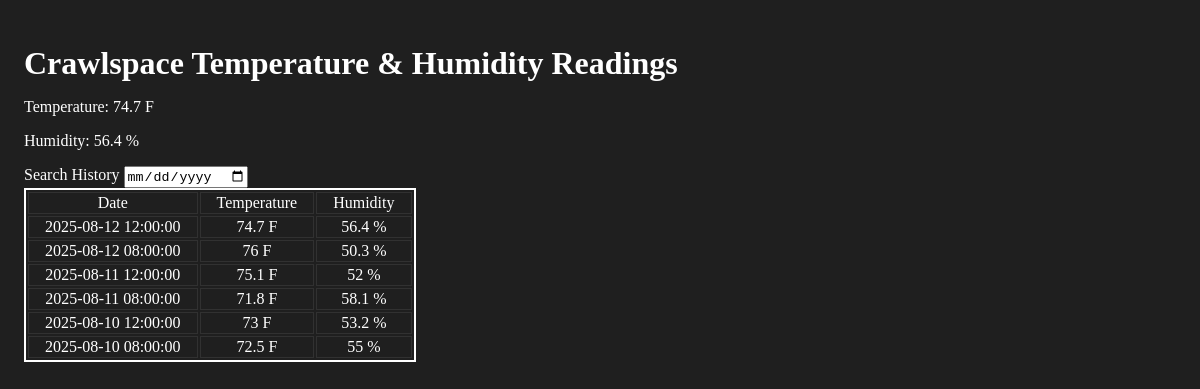
The page / on the database its author committed.
### tables this page shows
CREATE TABLE dhtreadings_test (
  id INTEGER PRIMARY KEY AUTOINCREMENT,
  temperature NUMERIC,
  humidity NUMERIC,
  timestamp TEXT,   -- ISO8601: "YYYY-MM-DD HH:MM:SS"
  device TEXT
);

### app.py (the view)
@app.route("/")
def web_app():
    cur = get_db().cursor()
    raw_date = request.args.get("date")
    valid_date = None
    if raw_date:
        try:
            datetime.strptime(raw_date, "%Y-%m-%d")
            valid_date = raw_date
        except ValueError:
            valid_date = None  # fall back to all
    if valid_date:
        history = cur.execute(SEARCH_QUERY, (valid_date,)).fetchall()
    else:
        history = cur.execute(ALL_QUERY).fetchall()
    latest = cur.execute(LATEST_QUERY).fetchone()
    history_for_chart = list(reversed(history))
    chart_labels = [row["timestamp"] for row in history_for_chart]      # ISO strings → Plotly time axis
    chart_temperature = [row["temperature"] for row in history_for_chart]
    chart_humidity = [row["humidity"] for row in history_for_chart]
    if latest is None:
        latest = {"temperature": "N/A", "humidity": "N/A", "timestamp": "N/A"}
    return render_template(
        "index.html",
        history=history,  # rows include timestamp/temperature/humidity
        latest=latest,
        chart_labels=chart_labels,
        chart_temperature=chart_temperature,
        chart_humidity=chart_humidity,
    )

### app.py (called while the page is built)
def get_db():
    db = getattr(g, "_database", None)
    if db is None:
        db = g._database = sqlite3.connect(DATABASE)
        db.row_factory = sqlite3.Row
    return db

@app.teardown_appcontext
def close_connection(exception):
    db = getattr(g, "_database", None)
    if db is not None:
        db.close()

### templates/index.html (shortened to what this page needs)
<!DOCTYPE html>
<html lang="en">
	<head>
		<link rel="stylesheet" href="{{ url_for('static', filename='style.css') }}"></link>
	</head>
	<body>
		<h1>Crawlspace Temperature & Humidity Readings</h1>
		<div>
			<p>Temperature: <span>{{ latest.temperature }} F</span></p>
			<p>Humidity: <span>{{ latest.humidity }} %</span></p>
		</div>
		<form id="search-form" method="GET" action="/" >
			<label for="date">Search History</label>
			<input id="date" type="date" name="date" />
		</form>
		<table>
			<thead>
				<tr>
					<th>Date</th>
					<th>Temperature</th>
					<th>Humidity</th>
				</tr>
			</thead>
			<tbody>
				{% for date, temp, hum in history %}
				<tr>
					<th>
						{{ date }}
					</th>
					<td>
						{{ temp }} F
					</td>
					<td>
						{{ hum }} %
					</td>
				</tr>
				{% endfor %}
			</tbody>
		</table>
	</body>
</html>

### static/style.css (style rules this page uses)
body { background: #1f1f1f; color: #fff; padding: 1rem; }
h1 { margin-bottom: 1rem; }
table { border: 2px solid #ffffff; }
th, td { font-weight: normal; padding-inline: 1rem; border: 1px solid #313131; text-align: center; }

### rows shown on the page
dhtreadings_test: temperature "74.7", humidity "56.4", timestamp "2025-08-12 12:00:00"
dhtreadings_test: timestamp "2025-08-12 08:00:00", temperature "76", humidity "50.3"
dhtreadings_test: timestamp "2025-08-11 12:00:00", temperature "75.1", humidity "52"
dhtreadings_test: timestamp "2025-08-11 08:00:00", temperature "71.8", humidity "58.1"
dhtreadings_test: timestamp "2025-08-10 12:00:00", temperature "73", humidity "53.2"
dhtreadings_test: timestamp "2025-08-10 08:00:00", temperature "72.5", humidity "55"
